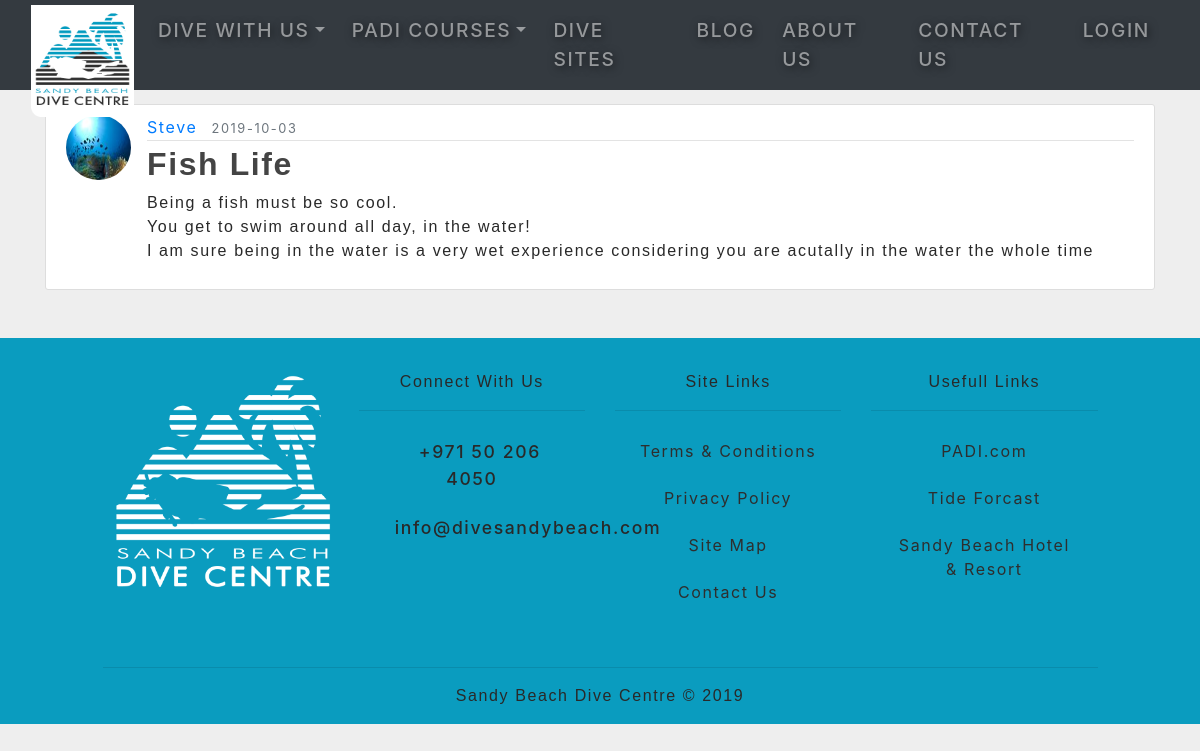
Page /post/9 on the committed database.
### flaskblog/models.py (models this page shows, shortened)
class User(db.Model, UserMixin): # UserMixin is a class imported from flask_login that creates attributes to be used with login_manager
    id = db.Column(db.Integer, primary_key=True)
    username = db.Column(db.String(20), unique=True, nullable=False)
    email = db.Column(db.String(120), unique=True, nullable=False)
    image_file = db.Column(db.String(20), nullable=False, default='default.jpg')
    password = db.Column(db.String(60), nullable=False)
    posts = db.relationship('Post', backref='author', lazy=True)

class Post(db.Model):
    id = db.Column(db.Integer, primary_key=True)
    title = db.Column(db.String(100), nullable=False)
    date_posted = db.Column(db.DateTime, nullable=False, default=datetime.utcnow)
    content = db.Column(db.Text, nullable=False)
    user_id = db.Column(db.Integer, db.ForeignKey('user.id'), nullable=False)

### flaskblog/posts/routes.py (the view)
@posts.route('/post/<int:post_id>') # Describe wether argument will be int or string with : infront of variable
def post(post_id):
    post = Post.query.get_or_404(post_id) # Get the post with this id, if not found return with 404 page not found error, SQLAlchemy methods
    return render_template('posts/post.html', title=post.title, post=post)

### flaskblog/templates/posts/post.html (shortened to what this page needs)
{% extends 'layout.html' %}
{% block main %}
    <div class="top-spacer">&nbsp;</div>
    <div class="container mb-5">
        <article class="media content-section">
            <img class="rounded-circle article-img" src="{{ url_for('static', filename='profile_pics/' + post.author.image_file) }}" alt="">
            <div class="media-body">
                <div class="article-metadata">
                <a class="mr-2" href="{{ url_for('users.user_posts', username=post.author.username) }}">{{ post.author.username }}</a>
                <small class="text-muted">{{ post.date_posted.strftime('%Y-%m-%d') }}</small>
                </div>
                <h2 class="article-title" >{{ post.title }}</h2>
                <p class="article-content">{{ post.content }}</p>
            </div>
        </article>
    </div>
{% endblock %}

### flaskblog/static/css/main.css (style rules this page uses)
body { background-color: black; }
*, *::before, *::after { padding: 0; margin: 0; box-sizing: inherit; list-style: none; text-decoration: none; }
body { color: #292929; box-sizing: border-box; letter-spacing: 0.1rem; font-style: normal; background-color: #eee; overflow-x: hidden; }
h1, h2, h3, h4, h5, h6 { font-family: futura-pt, sans-serif; font-weight: 700; font-style: normal; }
p { font-family: montserrat, sans-serif; }
.top-spacer { margin-top: 5rem; }
.content-section { background: #ffffff; padding: 10px 20px; border: 1px solid #dddddd; border-radius: 3px; margin-bottom: 20px; }
.article-title { color: #444444; }
.article-content { white-space: pre-line; }
.article-img { height: 65px; width: 65px; margin-right: 16px; }
.article-metadata { padding-bottom: 1px; margin-bottom: 4px; border-bottom: 1px solid #e3e3e3; }

### rows in the picture
User: image_file (picture), author.username "Steve"
Post: date_posted "2019-10-03", title "Fish Life", content "Being a fish must be so cool. You get to swim around all day, in the water! I am sure being in the water is a very wet experience considering you are acutally in the water the whole time"
